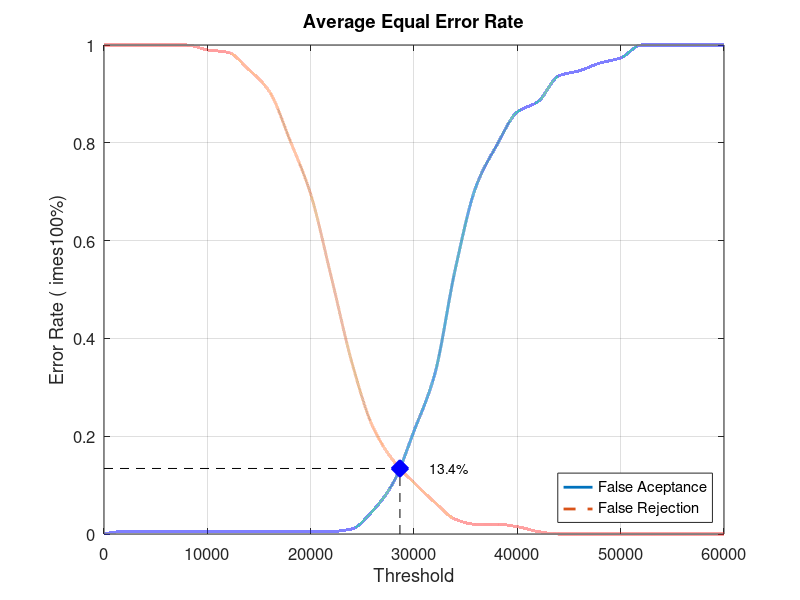
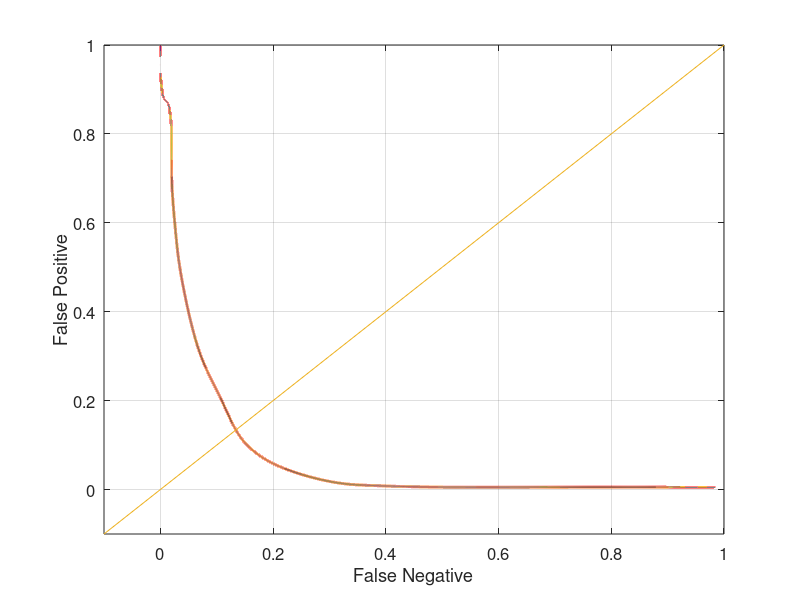

MATLAB code to generate these figures, in order:
close all;
clear;
clc;
x = 0:2000:60000;
xq = 0:0.5:60000;

y0 = [0 0.00526316 0.00526316 0.00526316 0.00526316 0.00526316 0.00526316 0.00526316 0.00526316 0.00526316 0.00526316 0.00526316 0.0105263 0.0473684 0.105263 0.210526 0.326316 0.542105 0.710526 0.794737 0.863158 0.884211 0.936842 0.947368 0.963158 0.973684 1 1 1 1 1]
yy0 = interp1(x, y0, xq, 'pchip');
y1 = [1 1 1 1 1 0.99 0.985 0.95 0.905 0.805 0.695 0.525 0.35 0.22 0.15 0.105 0.065 0.03 0.02 0.02 0.015 0.005 0 0 0 0 0 0 0 0 0]
yy1 = interp1(x, y1, xq, 'pchip');

% Calculating EER: 
y2 = abs(y0 - y1);
find(y2 == min(y2))
yy2 = abs(yy0 - yy1);
xEER = find(yy2 == min(yy2));
xEERIndex = xq(xEER) % X-axis EER
yEER = yy0(xEER) % Y-axis EER

main = figure
plot(xq, yy0,'-','LineWidth', 2);	hold on
plot(xq, yy1,'--','LineWidth', 2);	hold on
plot([xEERIndex xEERIndex], [0 yEER], 'k--');	hold on
plot([0 xEERIndex], [yEER yEER], 'k--');	hold on
plot(xEERIndex, yEER, 'bx', 'LineWidth', 10);	hold on
text(xEERIndex + 10 * xEERIndex / 100, yEER, [num2str(round((10000 * yEER)) / 100) '%'])
legend('False Aceptance', 'False Rejection', 'Location', 'SouthEast')
xlabel('Threshold')
ylabel('Error Rate (	imes100%)')
title('Average Equal Error Rate')
set(gca, 'FontSize', 12)
axis([0 60000 0 1])
grid on

print(main, 'Database5_4Main', '-dpng');
FNRxFPR = figure('Color', [1 1 1]);
plot(yy1, yy0, '-', yy1, yy0, 'LineWidth', 2);
hold on
y = -0.1:0.1:1
plot(y, y); 
set(gca, 'FontSize', 12)
xlabel('False Negative')
ylabel('False Positive')
axis([-0.1 1 -0.1 1])
set(gca, 'FontSize', 12)
grid on

print(FNRxFPR, 'Database5_4FNRxFPR','-dpng');
